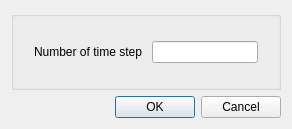
<?xml version="1.0" encoding="UTF-8"?>
<ui version="4.0">
 <class>BatchRunningStopByIterationDialogForm</class>
 <widget class="QDialog" name="BatchRunningStopByIterationDialogForm">
  <property name="geometry">
   <rect>
    <x>0</x>
    <y>0</y>
    <width>292</width>
    <height>129</height>
   </rect>
  </property>
  <property name="windowTitle">
   <string>Stop</string>
  </property>
  <layout class="QVBoxLayout" name="verticalLayout">
   <item>
    <widget class="QGroupBox" name="groupBox">
     <property name="toolTip">
      <string>&lt;html&gt;&lt;head/&gt;&lt;body&gt;&lt;p&gt;&lt;span style=&quot; font-size:9pt;&quot;&gt;Specify the number of the final time step.&lt;/span&gt;&lt;/p&gt;&lt;/body&gt;&lt;/html&gt;</string>
     </property>
     <property name="title">
      <string/>
     </property>
     <layout class="QGridLayout" name="gridLayout">
      <item row="0" column="0">
       <layout class="QHBoxLayout" name="horizontalLayout">
        <item>
         <spacer name="horizontalSpacer_2">
          <property name="orientation">
           <enum>Qt::Horizontal</enum>
          </property>
          <property name="sizeHint" stdset="0">
           <size>
            <width>13</width>
            <height>15</height>
           </size>
          </property>
         </spacer>
        </item>
        <item>
         <widget class="QLabel" name="label">
          <property name="toolTip">
           <string>&lt;html&gt;&lt;head/&gt;&lt;body&gt;&lt;p&gt;&lt;span style=&quot; font-size:9pt;&quot;&gt;Specify the number of the final time step.&lt;/span&gt;&lt;/p&gt;&lt;/body&gt;&lt;/html&gt;</string>
          </property>
          <property name="text">
           <string>Number of time step </string>
          </property>
         </widget>
        </item>
        <item>
         <widget class="QLineEdit" name="lineEditStopIter">
          <property name="toolTip">
           <string>&lt;html&gt;&lt;head/&gt;&lt;body&gt;&lt;p&gt;&lt;span style=&quot; font-size:9pt;&quot;&gt;Specify the number of the final time step.&lt;/span&gt;&lt;/p&gt;&lt;/body&gt;&lt;/html&gt;</string>
          </property>
          <property name="text">
           <string/>
          </property>
         </widget>
        </item>
        <item>
         <spacer name="horizontalSpacer">
          <property name="orientation">
           <enum>Qt::Horizontal</enum>
          </property>
          <property name="sizeHint" stdset="0">
           <size>
            <width>13</width>
            <height>17</height>
           </size>
          </property>
         </spacer>
        </item>
       </layout>
      </item>
     </layout>
    </widget>
   </item>
   <item>
    <widget class="QDialogButtonBox" name="buttonBox">
     <property name="orientation">
      <enum>Qt::Horizontal</enum>
     </property>
     <property name="standardButtons">
      <set>QDialogButtonBox::Cancel|QDialogButtonBox::Ok</set>
     </property>
    </widget>
   </item>
  </layout>
 </widget>
 <resources/>
 <connections>
  <connection>
   <sender>buttonBox</sender>
   <signal>accepted()</signal>
   <receiver>BatchRunningStopByIterationDialogForm</receiver>
   <slot>accept()</slot>
   <hints>
    <hint type="sourcelabel">
     <x>248</x>
     <y>254</y>
    </hint>
    <hint type="destinationlabel">
     <x>157</x>
     <y>274</y>
    </hint>
   </hints>
  </connection>
  <connection>
   <sender>buttonBox</sender>
   <signal>rejected()</signal>
   <receiver>BatchRunningStopByIterationDialogForm</receiver>
   <slot>reject()</slot>
   <hints>
    <hint type="sourcelabel">
     <x>316</x>
     <y>260</y>
    </hint>
    <hint type="destinationlabel">
     <x>286</x>
     <y>274</y>
    </hint>
   </hints>
  </connection>
 </connections>
</ui>
